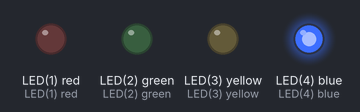
A program run on a simulated pyboard running MicroPython. Parts: output pins drawn as LEDs (lit = HIGH).

Above: at 0.5 s.
At 2.5 s:
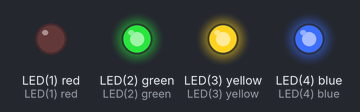
At 3.5 s:
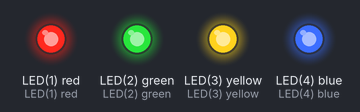
At 4.5 s:
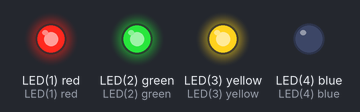
At 6.5 s:
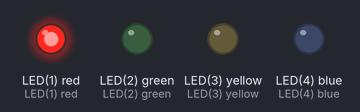
At 9.5 s:
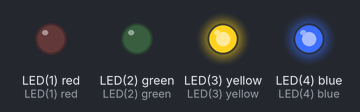
Timing chart, 0 to 10.4 s (numbered marks = the images above):
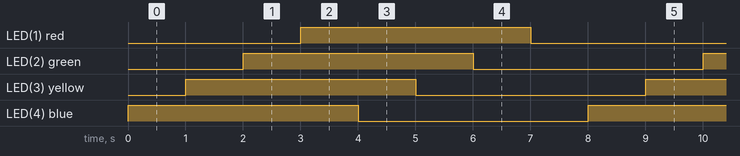

The program:

led.py
```python
import pyb
import time
while True:
  pyb.LED(4).toggle()
  time.sleep_ms(1000)
  pyb.LED(3).toggle()
  time.sleep_ms(1000)
  pyb.LED(2).toggle()
  time.sleep_ms(1000)
  pyb.LED(1).toggle()
  time.sleep_ms(1000)
```

Measured:
- by itself, LED(1) red, LED(2) green, LED(3) yellow, LED(4) blue: alternates HIGH for 4.0 s and LOW for 4.0 s
